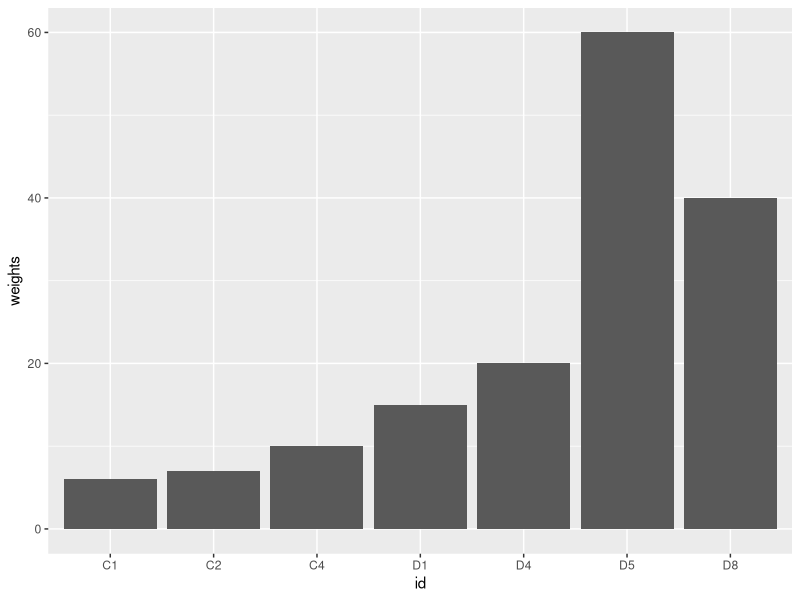
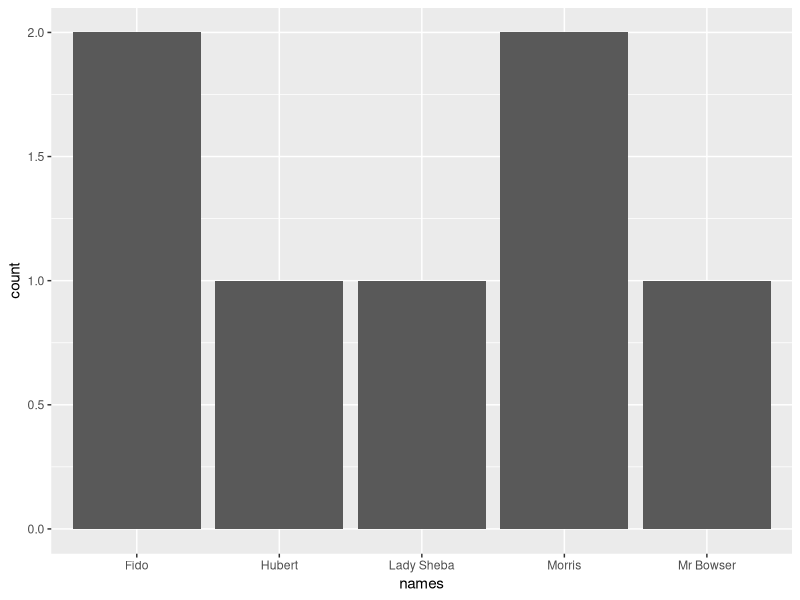
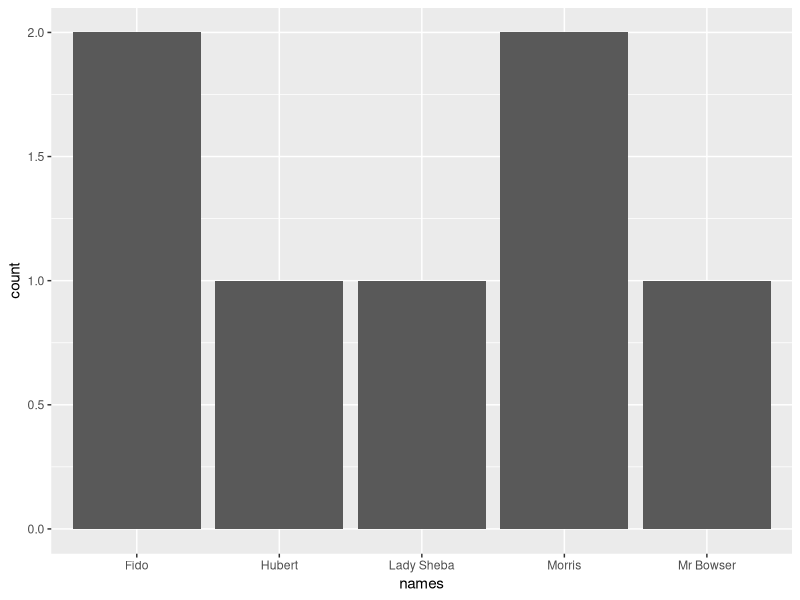
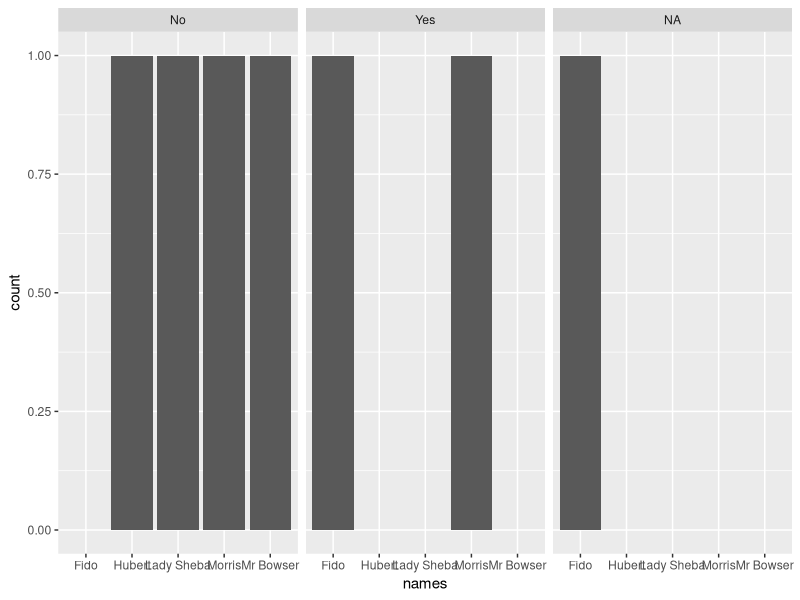
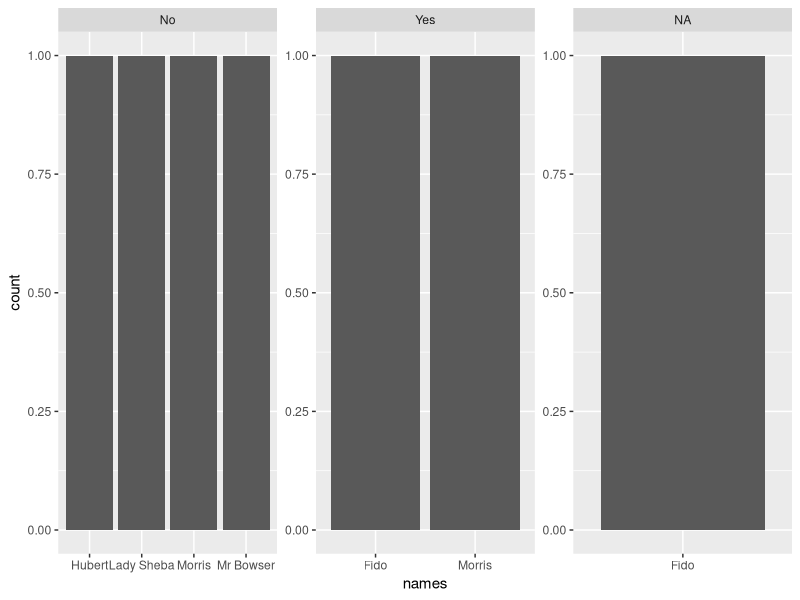
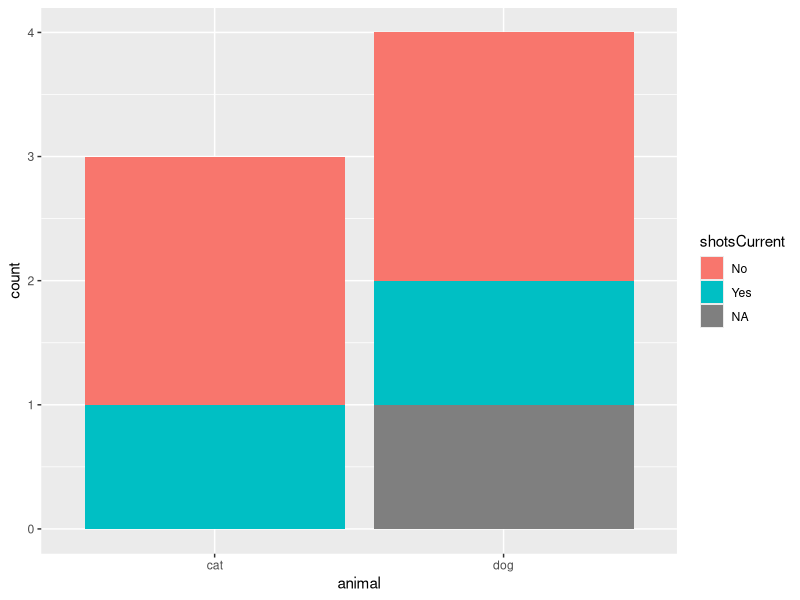
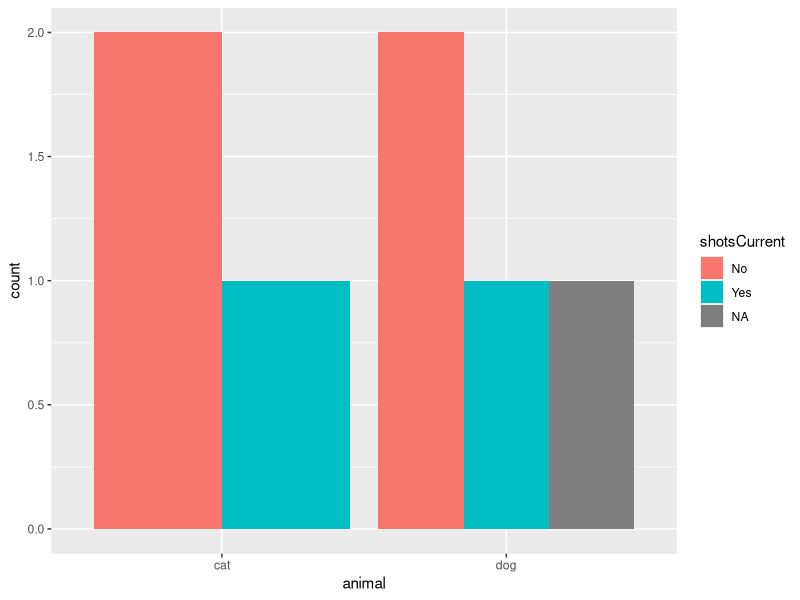

Recreate these plots in R, in order.
## ---- chunk 1
knitr::opts_chunk$set(echo = TRUE)
library(tidyverse)
## ---- chunk 2
##make our table of pets
pets <- data.frame(id=c('C1','C2','D1','D4','D8', 'C4', "D5"),
                names=factor(c("Morris", "Morris", "Fido", "Mr Bowser", "Fido", "Lady Sheba", "Hubert")),
                weights=c(6,7,15,20,40, 10, 60),
                animal=factor(c("cat", "cat", "dog", "dog", "dog", "cat", "dog")),
                ##because it's an ordered category, we have to specify 
                ##order as the levels argument
                ageCategory= ordered(c("0-2", "5-8", "5-8", "3-4", "3-4", "5-8", "0-2"), 
                                       levels=c("0-2", "3-4", "5-8")),
                shotsCurrent=c("No", "Yes", NA, "No", "Yes", "No", "No"))

pets
## ---- chunk 3
ggplot(data=pets, aes(x=id,y=weights)) + geom_bar(stat="identity")
## ---- chunk 4
ggplot(pets, aes(x=names)) + geom_bar()
## ---- chunk 5
ggplot(pets, aes(x=names)) + geom_bar()

## ---- chunk 6
ggplot(pets, aes(x=names)) + geom_bar() + facet_wrap(facets=~shotsCurrent)
## ---- chunk 7
ggplot(pets, aes(x=names)) + geom_bar() + facet_wrap(facets=~shotsCurrent, scale="free")
## ---- chunk 8
ggplot(pets, aes(x=animal,fill=shotsCurrent)) + geom_bar()

## ---- chunk 9
ggplot(pets, aes(x=animal,fill=shotsCurrent)) + geom_bar(position="dodge")

